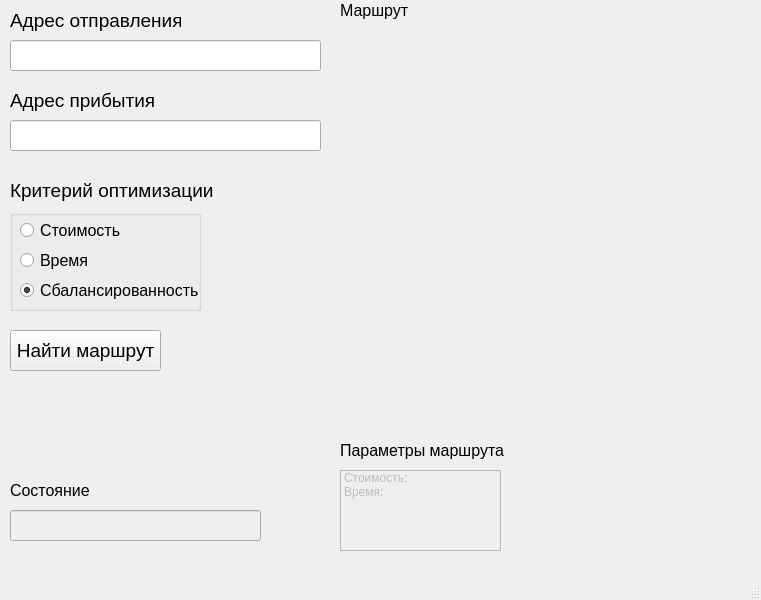
<?xml version="1.0" encoding="UTF-8"?>
<ui version="4.0">
 <class>MainWindow</class>
 <widget class="QMainWindow" name="MainWindow">
  <property name="geometry">
   <rect>
    <x>0</x>
    <y>0</y>
    <width>761</width>
    <height>600</height>
   </rect>
  </property>
  <property name="windowTitle">
   <string>MainWindow</string>
  </property>
  <widget class="QWidget" name="centralwidget">
   <widget class="QPushButton" name="pushButton">
    <property name="geometry">
     <rect>
      <x>10</x>
      <y>330</y>
      <width>151</width>
      <height>41</height>
     </rect>
    </property>
    <property name="font">
     <font>
      <pointsize>14</pointsize>
     </font>
    </property>
    <property name="text">
     <string>Найти маршрут</string>
    </property>
   </widget>
   <widget class="QLabel" name="label">
    <property name="geometry">
     <rect>
      <x>10</x>
      <y>10</y>
      <width>171</width>
      <height>21</height>
     </rect>
    </property>
    <property name="font">
     <font>
      <pointsize>14</pointsize>
     </font>
    </property>
    <property name="text">
     <string>Адрес отправления</string>
    </property>
   </widget>
   <widget class="QLineEdit" name="lineEdit">
    <property name="geometry">
     <rect>
      <x>10</x>
      <y>40</y>
      <width>311</width>
      <height>31</height>
     </rect>
    </property>
    <property name="font">
     <font>
      <pointsize>12</pointsize>
     </font>
    </property>
   </widget>
   <widget class="QLabel" name="label_2">
    <property name="geometry">
     <rect>
      <x>10</x>
      <y>90</y>
      <width>171</width>
      <height>21</height>
     </rect>
    </property>
    <property name="font">
     <font>
      <pointsize>14</pointsize>
     </font>
    </property>
    <property name="text">
     <string>Адрес прибытия</string>
    </property>
   </widget>
   <widget class="QLineEdit" name="lineEdit_2">
    <property name="geometry">
     <rect>
      <x>10</x>
      <y>120</y>
      <width>311</width>
      <height>31</height>
     </rect>
    </property>
    <property name="font">
     <font>
      <pointsize>12</pointsize>
     </font>
    </property>
   </widget>
   <widget class="QListWidget" name="listWidget">
    <property name="enabled">
     <bool>false</bool>
    </property>
    <property name="geometry">
     <rect>
      <x>340</x>
      <y>470</y>
      <width>161</width>
      <height>81</height>
     </rect>
    </property>
    <item>
     <property name="text">
      <string>Стоимость:</string>
     </property>
    </item>
    <item>
     <property name="text">
      <string>Время:</string>
     </property>
    </item>
   </widget>
   <widget class="QGroupBox" name="groupBox">
    <property name="geometry">
     <rect>
      <x>10</x>
      <y>210</y>
      <width>191</width>
      <height>101</height>
     </rect>
    </property>
    <property name="title">
     <string/>
    </property>
    <widget class="QRadioButton" name="radioButton">
     <property name="geometry">
      <rect>
       <x>10</x>
       <y>10</y>
       <width>111</width>
       <height>20</height>
      </rect>
     </property>
     <property name="font">
      <font>
       <pointsize>12</pointsize>
      </font>
     </property>
     <property name="text">
      <string>Стоимость</string>
     </property>
    </widget>
    <widget class="QRadioButton" name="radioButton_2">
     <property name="geometry">
      <rect>
       <x>10</x>
       <y>40</y>
       <width>111</width>
       <height>20</height>
      </rect>
     </property>
     <property name="font">
      <font>
       <pointsize>12</pointsize>
      </font>
     </property>
     <property name="text">
      <string>Время</string>
     </property>
    </widget>
    <widget class="QRadioButton" name="radioButton_3">
     <property name="geometry">
      <rect>
       <x>10</x>
       <y>70</y>
       <width>181</width>
       <height>20</height>
      </rect>
     </property>
     <property name="font">
      <font>
       <pointsize>12</pointsize>
      </font>
     </property>
     <property name="text">
      <string>Сбалансированность</string>
     </property>
     <property name="checked">
      <bool>true</bool>
     </property>
    </widget>
   </widget>
   <widget class="QLabel" name="label_3">
    <property name="geometry">
     <rect>
      <x>10</x>
      <y>180</y>
      <width>221</width>
      <height>21</height>
     </rect>
    </property>
    <property name="font">
     <font>
      <pointsize>14</pointsize>
     </font>
    </property>
    <property name="text">
     <string>Критерий оптимизации</string>
    </property>
   </widget>
   <widget class="QLabel" name="label_4">
    <property name="geometry">
     <rect>
      <x>10</x>
      <y>480</y>
      <width>171</width>
      <height>21</height>
     </rect>
    </property>
    <property name="font">
     <font>
      <pointsize>12</pointsize>
     </font>
    </property>
    <property name="text">
     <string>Состояние</string>
    </property>
   </widget>
   <widget class="QLineEdit" name="lineEdit_3">
    <property name="enabled">
     <bool>false</bool>
    </property>
    <property name="geometry">
     <rect>
      <x>10</x>
      <y>510</y>
      <width>251</width>
      <height>31</height>
     </rect>
    </property>
    <property name="font">
     <font>
      <pointsize>12</pointsize>
     </font>
    </property>
   </widget>
   <widget class="QLabel" name="label_5">
    <property name="geometry">
     <rect>
      <x>340</x>
      <y>440</y>
      <width>171</width>
      <height>21</height>
     </rect>
    </property>
    <property name="font">
     <font>
      <pointsize>12</pointsize>
     </font>
    </property>
    <property name="text">
     <string>Параметры маршрута</string>
    </property>
   </widget>
   <widget class="QLabel" name="label_6">
    <property name="geometry">
     <rect>
      <x>340</x>
      <y>0</y>
      <width>171</width>
      <height>21</height>
     </rect>
    </property>
    <property name="font">
     <font>
      <pointsize>12</pointsize>
     </font>
    </property>
    <property name="text">
     <string>Маршрут</string>
    </property>
   </widget>
   <widget class="QLabel" name="label_7">
    <property name="geometry">
     <rect>
      <x>340</x>
      <y>30</y>
      <width>401</width>
      <height>401</height>
     </rect>
    </property>
    <property name="text">
     <string/>
    </property>
   </widget>
  </widget>
  <widget class="QMenuBar" name="menubar">
   <property name="geometry">
    <rect>
     <x>0</x>
     <y>0</y>
     <width>761</width>
     <height>22</height>
    </rect>
   </property>
  </widget>
  <widget class="QStatusBar" name="statusbar"/>
 </widget>
 <resources/>
 <connections/>
</ui>
